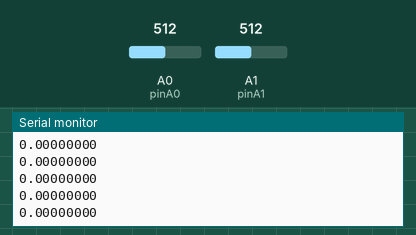
Bench run of a sketch on a simulated Arduino Uno, built with avr-gcc and run on an emulated ATmega328P. Shown: the last lines printed to the serial monitor. Inputs (shaded band) come from the test bench; at power-on: A0 (pinA0) = 512, A1 (pinA1) = 512. No radio packets arrive unless stated.

Above: at 1.2 s.
1.3 s: A0 (pinA0) set to 716
At 2.0 s:
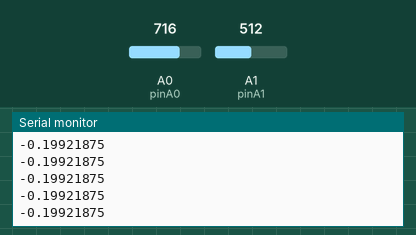
2.8 s: A1 (pinA1) set to 306
At 3.8 s:
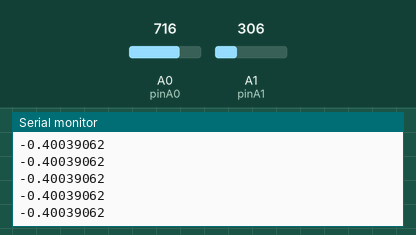
4.3 s: A0 (pinA0) set to 900
At 5.3 s:
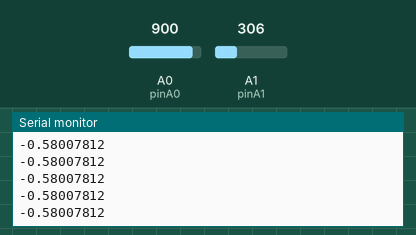
5.8 s: A1 (pinA1) set to 122
At 6.4 s:
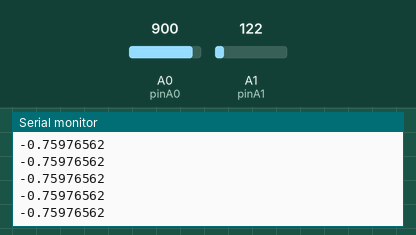
Timing chart, 0 to 8.3 s (numbered marks = the images above; inputs shaded):
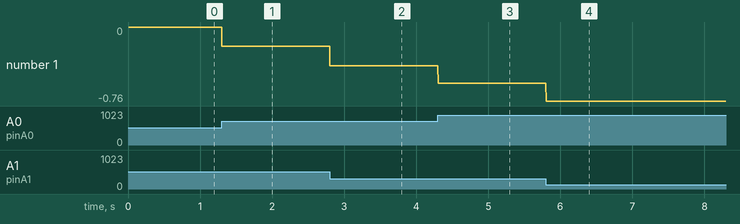

Measured:
- after the input at 1.3 s, the serial monitor: prints a new line at once (image 1)
- after the input at 2.8 s, the serial monitor: prints a new line at once (image 2)
- after the input at 4.3 s, the serial monitor: prints a new line at once (image 3)
- after the input at 5.8 s, the serial monitor: prints a new line at once (image 4)
- plotted number 1: 0 → -0.2 after the input at 1.3 s, -0.2 → -0.4 after the input at 2.8 s, -0.4 → -0.58 after the input at 4.3 s, -0.58 → -0.76 after the input at 5.8 s

The sketch:

sampling_120_send.ino
```cpp
#include <SPI.h>
#include <nRF24L01.h>
#include <RF24.h>

RF24 radio(7, 8); // CE=7, CSN=8
const byte address[6] = "00001"; // 송수신 주소 설정

const int pinA0 = A0; // A0 핀: 브릿지의 한 쪽 전압
const int pinA1 = A1; // A1 핀: 브릿지의 다른 쪽 전압
const float Vin = 1; // 입력 전압 (5V)

unsigned long previousMillis = 0;  // 마지막 샘플링 시간
const long interval = 1000 / 240;  // 120Hz 샘플링 주기 (약 8.33ms)

void setup() {
  Serial.begin(1000000);  // 시리얼 모니터 초기화

  // ADC 레지스터를 직접 수정하여 12비트 해상도 설정
  // ADMUX = (1 << MUX0);  // AREF = AVcc, 12비트 모드 설정
  // ADCSRA |= (1 << ADPS2) | (1 << ADPS1) | (1 << ADPS0); // ADC 분주기 설정 (최적 분주기)

  // NRF24L01 초기화
  radio.begin();       // 라디오 초기화
  radio.openWritingPipe(address); // 수신부 주소 설정
  radio.setPALevel(RF24_PA_LOW);  // 낮은 출력 전력으로 설정
  radio.stopListening();  // 송신 모드 설정

  Serial.println("Transmitter Ready");
}

void loop() {
  unsigned long currentMillis = millis();

  // 120Hz 샘플링 주기를 맞추기 위한 코드
  if (currentMillis - previousMillis >= interval) {
    previousMillis = currentMillis;  // 마지막 샘플링 시간 업데이트

    // A0, A1에서 전압 읽기 (12비트 해상도)
    int rawA0 = analogRead(pinA0);  // A0에서 12비트 해상도로 값 읽기
    int rawA1 = analogRead(pinA1);  // A1에서 12비트 해상도로 값 읽기

    // 아날로그 값을 전압으로 변환 (0 ~ 4095 범위)
    // float VoutPlus = (rawA1 / 4095.0) * Vin;  // 12비트 해상도
    // float VoutMinus = (rawA0 / 4095.0) * Vin;
    float VoutPlus = (rawA1 / 1024.0) * Vin;  // 12비트 해상도
    float VoutMinus = (rawA0 / 1024.0) * Vin;

    // 출력 전압 차이 계산
    float Vout = VoutPlus - VoutMinus;

    // Vout 값을 송신
    radio.write(&Vout, sizeof(Vout));  // Vout 송신

    // 시리얼로 Vout 출력
    Serial.println(Vout, 8);  // 소수점 8자리까지 출력
  }
}
```
